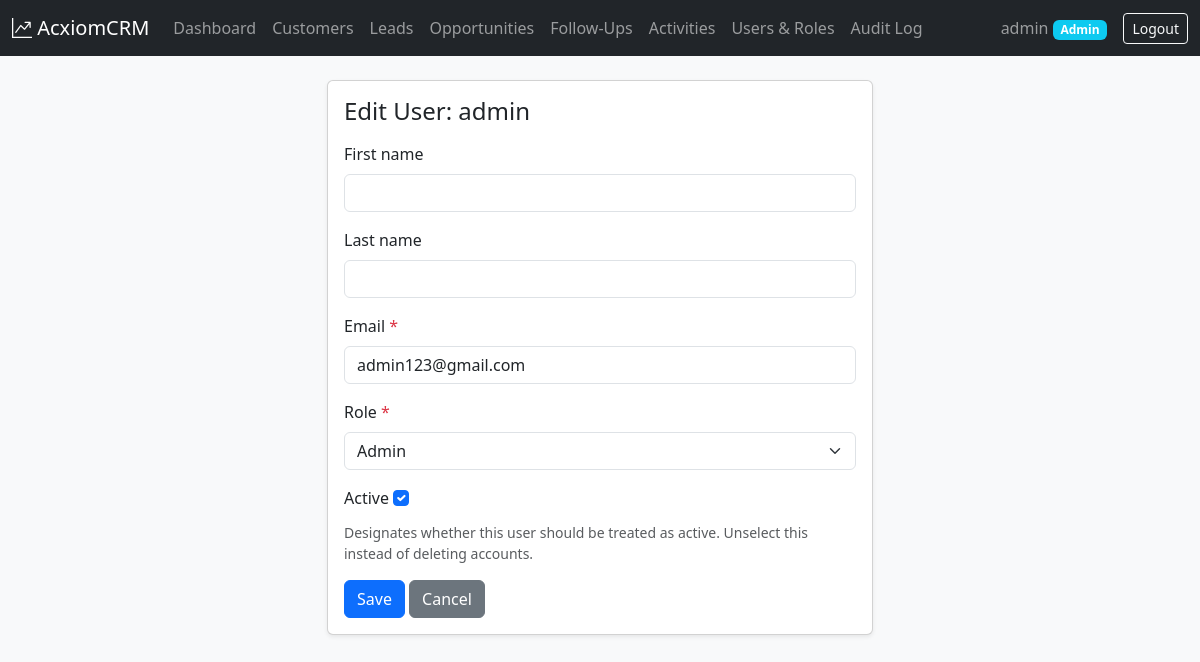
/users/1/edit/ (signed in), run on the app's committed database.
### accounts/models.py (models this page shows, shortened)
class User(AbstractUser):
    class Role(models.TextChoices):
        ADMIN = 'Admin', 'Admin'
        MANAGER = 'Manager', 'Manager'
        SALES = 'SalesExecutive', 'Sales Executive'
    email = models.EmailField(unique=True)
    role = models.CharField(max_length=20, choices=Role.choices, default=Role.SALES)
    failed_login_count = models.PositiveIntegerField(default=0)
    lockout_end = models.DateTimeField(null=True, blank=True)
    @property
    def is_admin(self):
        return self.role == self.Role.ADMIN

### accounts/admin_views.py (the view, shortened to what this page needs)
# urls.py: path('users/<int:pk>/edit/', admin_views.user_edit, name='user_edit'),
@role_required('Admin')
def user_edit(request, pk):
    target = get_object_or_404(User, pk=pk)
    fields = ('first_name', 'last_name', 'email', 'role', 'is_active')
    old = {k: getattr(target, k) for k in fields}      # captured before the form touches the instance
    form = UserEditForm(request.POST or None, instance=target)
    return render(request, 'accounts/user_form.html',
                  {'form': form, 'heading': f'Edit User: {target.username}'})

### accounts/forms.py (shortened to what this page needs)
class UserEditForm(BootstrapMixin, forms.ModelForm):
    class Meta:
        model = User
        fields = ('first_name', 'last_name', 'email', 'role', 'is_active')
        widgets = {
            'role': forms.Select(attrs={'class': 'form-select'}),
            'is_active': forms.CheckboxInput(attrs={'class': 'form-check-input'}),
        }

### accounts/permissions.py (called while the page is built)
def role_required(*roles):
    def decorator(view):
        @wraps(view)
        @login_required
        def wrapper(request, *args, **kwargs):
            if request.user.role not in roles:
                raise PermissionDenied
            return view(request, *args, **kwargs)
        return wrapper
    return decorator

### templates/accounts/user_form.html
{% extends 'base.html' %}
{% block content %}
<div class="row justify-content-center"><div class="col-md-6">
  <div class="card shadow-sm"><div class="card-body">
    <h4 class="mb-3">{{ heading }}</h4>
    <form method="post">{% csrf_token %}
      {% include '_form_fields.html' %}
      <button class="btn btn-primary">Save</button>
      <a class="btn btn-secondary" href="{% url 'user_list' %}">Cancel</a>
    </form>
  </div></div>
</div></div>
{% endblock %}

### templates/base.html (shortened to what this page needs)
<!doctype html>
<html lang="en">
<head>
  <link href="https://cdn.jsdelivr.net/npm/bootstrap@5.3.3/dist/css/bootstrap.min.css" rel="stylesheet">
  <link href="https://cdn.jsdelivr.net/npm/bootstrap-icons@1.11.3/font/bootstrap-icons.css" rel="stylesheet">
</head>
<body class="bg-light">
<nav class="navbar navbar-expand-lg navbar-dark bg-dark">
  <div class="container-fluid">
    <a class="navbar-brand" href="{% url 'dashboard' %}"><i class="bi bi-graph-up-arrow"></i> AcxiomCRM</a>
    <div class="collapse navbar-collapse" id="nav">
      {% if user.is_authenticated %}
      <ul class="navbar-nav me-auto">
        <li class="nav-item"><a class="nav-link" href="{% url 'dashboard' %}">Dashboard</a></li>
        <li class="nav-item"><a class="nav-link" href="{% url 'customer_list' %}">Customers</a></li>
        <li class="nav-item"><a class="nav-link" href="{% url 'lead_list' %}">Leads</a></li>
        <li class="nav-item"><a class="nav-link" href="{% url 'opportunity_list' %}">Opportunities</a></li>
        <li class="nav-item"><a class="nav-link" href="{% url 'followup_list' %}?status=Planned">Follow-Ups</a></li>
        <li class="nav-item"><a class="nav-link" href="{% url 'activity_list' %}">Activities</a></li>
        {% if user.is_admin %}
        <li class="nav-item"><a class="nav-link" href="{% url 'user_list' %}">Users &amp; Roles</a></li>
        <li class="nav-item"><a class="nav-link" href="{% url 'audit_list' %}">Audit Log</a></li>
        {% endif %}
      </ul>
      <span class="navbar-text me-3">{{ user.username }} <span class="badge bg-info">{{ user.get_role_display }}</span></span>
      <form method="post" action="{% url 'logout' %}" class="d-inline">{% csrf_token %}
        <button class="btn btn-outline-light btn-sm">Logout</button>
      </form>
      {% endif %}
    </div>
  </div>
</nav>
<main class="container py-4">
  {% block content %}{% endblock %}
</main>
</body>
</html>

### templates/_form_fields.html (shortened to what this page needs)
{% for field in form %}
  <div class="mb-3">
    <label class="form-label" for="{{ field.id_for_label }}">{{ field.label }}{% if field.field.required %} <span class="text-danger">*</span>{% endif %}</label>
    {{ field }}
    {% if field.help_text %}<div class="form-text">{{ field.help_text|safe }}</div>{% endif %}
  </div>
{% endfor %}

### data on the page
User: username "admin", role "Admin", form "admin123@gmail.com" "Admin" "☑"

### other printed values
{{ heading }} "Edit User: admin"
{{ field.label }} "First name" "Last name" "Email" "Role" "Active"
{{ field.help_text|safe }} "Designates whether this user should be treated as active. Unselect this instead of deleting accounts."
